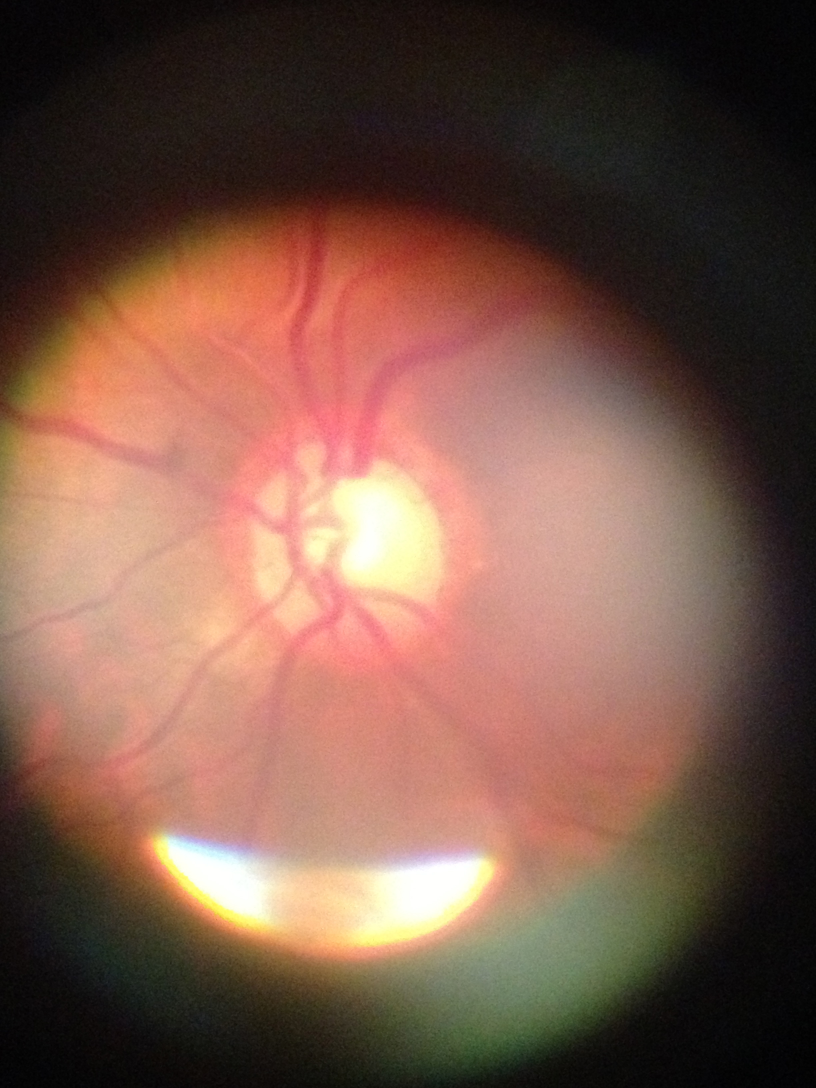
#> input picture tests/im3_1.jpg, 2448 x 3264 px (shown at 1/3 size)
$ python Ex_histogram_equalization2.py   (older library calls are emulated)
#> lines starting #> are read from the running program, lines starting #| are printed output that depends on the picture

# http://opencv-python-tutroals.readthedocs.org/en/latest/py_tutorials/py_imgproc/py_histograms/py_histogram_equalization/py_histogram_equalization.html
# http://opencvpython.blogspot.com.co/2013/03/histograms-2-histogram-equalization.html
# http://stackoverflow.com/a/31493356/5288758
import numpy as np

def hist_norm(x, bin_edges, quantiles, inplace=False):
    """
    Linearly transforms the histogram of an image such that the pixel values
    specified in `bin_edges` are mapped to the corresponding set of `quantiles`

    Arguments:
    -----------
        x: np.ndarray
            Input image; the histogram is computed over the flattened array
        bin_edges: array-like
            Pixel values; must be monotonically increasing
        quantiles: array-like
            Corresponding quantiles between 0 and 1. Must have same length as
            bin_edges, and must be monotonically increasing
        inplace: bool
            If True, x is modified in place (faster/more memory-efficient)

    Returns:
    -----------
        x_normed: np.ndarray
            The normalized array
    """

    bin_edges = np.atleast_1d(bin_edges)
    quantiles = np.atleast_1d(quantiles)

    if bin_edges.shape[0] != quantiles.shape[0]:
        raise ValueError('# bin edges does not match number of quantiles')

    if not inplace:
        x = x.copy()
    oldshape = x.shape
    pix = x.ravel()

    # get the set of unique pixel values, the corresponding indices for each
    # unique value, and the counts for each unique value
    pix_vals, bin_idx, counts = np.unique(pix, return_inverse=True,
                                          return_counts=True)

    # take the cumsum of the counts and normalize by the number of pixels to
    # get the empirical cumulative distribution function (which maps pixel
    # values to quantiles)
    ecdf = np.cumsum(counts).astype(np.float64)
    ecdf /= ecdf[-1]

    # get the current pixel value corresponding to each quantile
    curr_edges = pix_vals[ecdf.searchsorted(quantiles)]

    # how much do we need to add/subtract to map the current values to the
    # desired values for each quantile?
    diff = bin_edges - curr_edges

    # interpolate linearly across the bin edges to get the delta for each pixel
    # value within each bin
    pix_delta = np.interp(pix_vals, curr_edges, diff)

    # add these deltas to the corresponding pixel values
    pix = pix+pix_delta[bin_idx]

    return pix.reshape(oldshape)

from scipy.misc import lena
import cv2

bin_edges = 0, 55, 200, 255
quantiles = 0, 0.2, 0.5, 1.0

fn1 = r'im5_1.jpg'
fn1 = r'im1_1.jpg'
fn1 = r'im3_1.jpg'
# read image
#img = lena()
img = cv2.resize(cv2.imread(fn1,0),(300,300)) # resize image
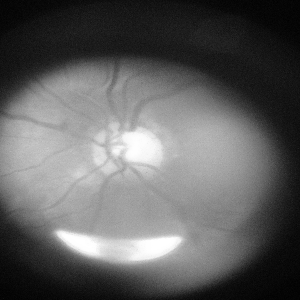
#> img: shape (300, 300); min 0, max 255, mean 95.7
normed = hist_norm(img, bin_edges, quantiles)
#> in hist_norm, `pix_vals, bin_idx, counts = np.unique(pix, return_inverse=True, return..`: pix_vals = 256 values from 0 to 255; counts = 256 values, max 1612 at index 25, min 1 at index 0, mean 351.6
#> in hist_norm, `ecdf = np.cumsum(counts).astype(np.float64)`: ecdf = 256 values from 1 to 90000
#> in hist_norm, `ecdf /= ecdf[-1]`: ecdf = 256 values from 1.11e-05 to 1
#> in hist_norm, `curr_edges = pix_vals[ecdf.searchsorted(quantiles)]`: curr_edges = [0, 22, 94, 255]
#> in hist_norm, `diff = bin_edges - curr_edges`: diff = [0, 33, 106, 0]
#> in hist_norm, `pix_delta = np.interp(pix_vals, curr_edges, diff)`: pix_delta = 256 values, max 106 at index 94, min 0 at index 0, mean 54.3
#> in hist_norm, `return pix.reshape(oldshape)`:
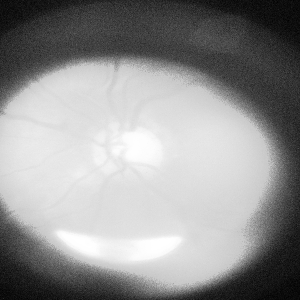
#> returned value: shape (300, 300) float64; min 0, max 255, mean 146.9


from matplotlib import pyplot as plt

def ecdf(x):
    vals, counts = np.unique(x, return_counts=True)
    ecdf = np.cumsum(counts).astype(np.float64)
    ecdf /= ecdf[-1]
    return vals, ecdf

x1, y1 = ecdf(img.ravel())
#> in ecdf, `vals, counts = np.unique(x, return_counts=True)`: vals = 256 values from 0 to 255
#> in ecdf, `ecdf = np.cumsum(counts).astype(np.float64)`: ecdf = 256 values from 1 to 90000
#> in ecdf, `ecdf /= ecdf[-1]`: ecdf = 256 values from 1.11e-05 to 1
#> x1 = 256 values from 0 to 255; y1 = 256 values from 1.11e-05 to 1
x2, y2 = ecdf(normed.ravel())
#> x2 = 256 values from 0 to 255; y2 = 256 values from 1.11e-05 to 1

fig = plt.figure()
gs = plt.GridSpec(2, 2)
ax1 = fig.add_subplot(gs[0, 0])
ax2 = fig.add_subplot(gs[0, 1], sharex=ax1, sharey=ax1)
ax3 = fig.add_subplot(gs[1, :])
for aa in (ax1, ax2):
    aa.set_axis_off()

ax1.imshow(img, cmap=plt.cm.gray)
ax1.set_title('Original')
ax2.imshow(normed, cmap=plt.cm.gray)
ax2.set_title('Normalised')

ax3.plot(x1, y1 * 100, lw=2, label='Original')
ax3.plot(x2, y2 * 100, lw=2, label='Normalised')
for xx in bin_edges:
    ax3.axvline(xx, ls='--', c='k')
for yy in quantiles:
    ax3.axhline(yy * 100., ls='--', c='k')
ax3.set_xlim(bin_edges[0], bin_edges[-1])
ax3.set_xlabel('Pixel value')
ax3.set_ylabel('Cumulative %')
ax3.legend(loc=2)

plt.show()
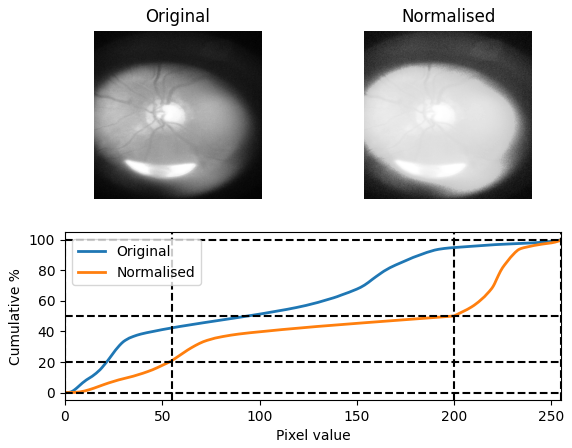
#> figure drawn by matplotlib, 3 panels; panel 3: curve peaks at x = 255, y = 100; panel 3: curve peaks at x = 255, y = 100

$ run again, with tests/im1_2.jpg copied over tests/im3_1.jpg
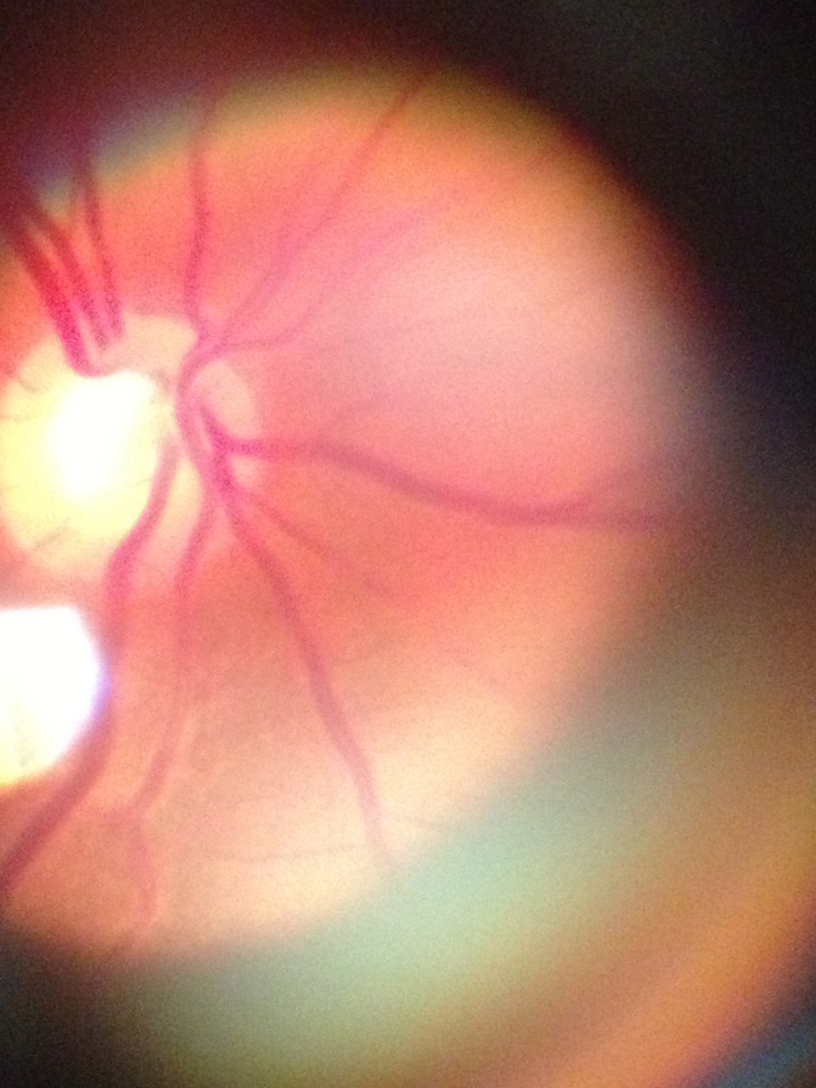
#> input picture tests/im1_2.jpg, 2448 x 3264 px (shown at 1/3 size)
#> in hist_norm, `pix_vals, bin_idx, counts = np.unique(pix, return_inverse=True, return..`: pix_vals = 246 values from 9 to 255; counts = 246 values, max 1064 at index 245, min 1 at index 0, mean 365.9
#> in hist_norm, `ecdf = np.cumsum(counts).astype(np.float64)`: ecdf = 246 values from 1 to 90000
#> in hist_norm, `ecdf /= ecdf[-1]`: ecdf = 246 values from 1.11e-05 to 1
#> curr_edges = [9, 78, 158, 255]
#> diff = [-9, -23, 42, 0]
#> pix_delta = 246 values, max 42 at index 148, min -23 at index 68, mean 6.9
#> in hist_norm, `return pix.reshape(oldshape)`:
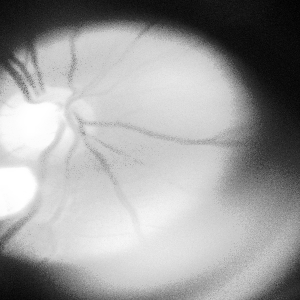
#> returned value: shape (300, 300) float64; min 0, max 255, mean 159
#> in ecdf, `vals, counts = np.unique(x, return_counts=True)`: vals = 246 values from 9 to 255
#> in ecdf, `ecdf = np.cumsum(counts).astype(np.float64)`: ecdf = 246 values from 1 to 90000
#> in ecdf, `ecdf /= ecdf[-1]`: ecdf = 246 values from 1.11e-05 to 1
#> x1 = 246 values from 9 to 255; y1 = 246 values from 1.11e-05 to 1
#> x2 = 246 values from 0 to 255; y2 = 246 values from 1.11e-05 to 1
#> `plt.show()`:
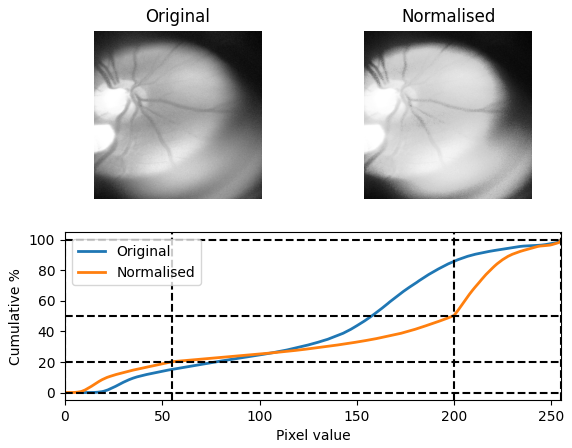
#> figure drawn by matplotlib, 3 panels; panel 3: curve peaks at x = 255, y = 100; panel 3: curve peaks at x = 255, y = 100

$ run again, with tests/im4_1.jpg copied over tests/im3_1.jpg
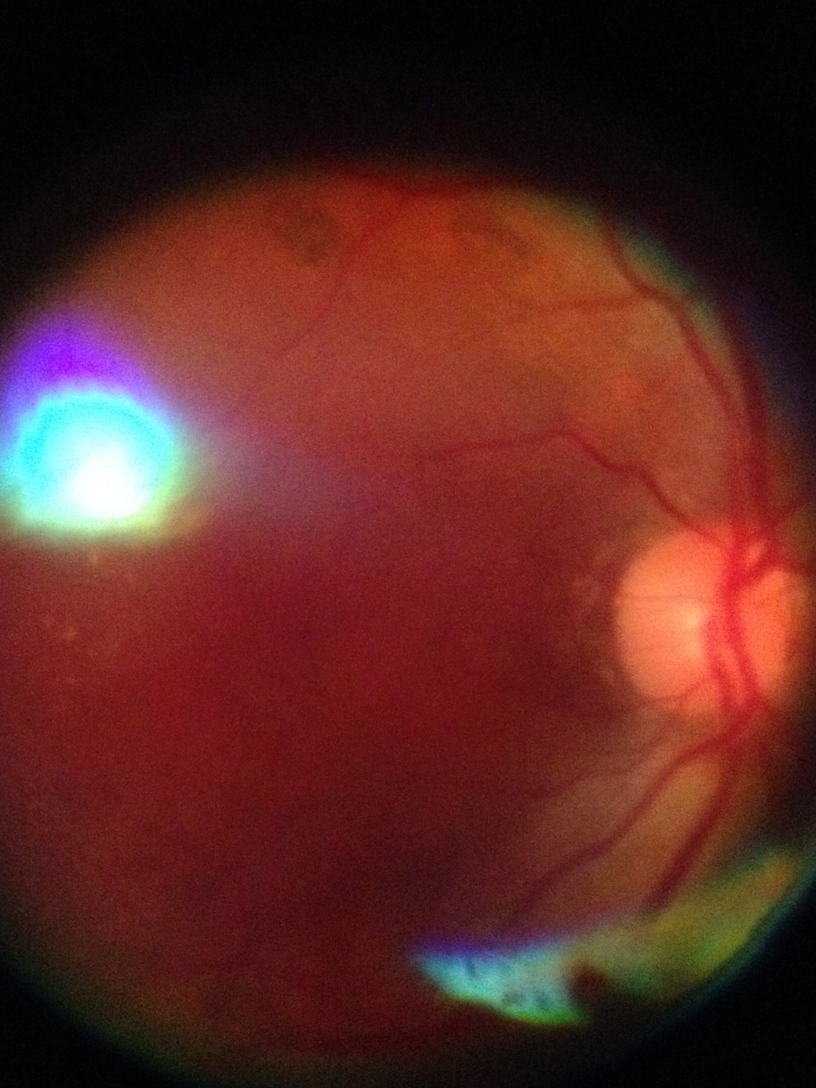
#> input picture tests/im4_1.jpg, 2448 x 3264 px (shown at 1/3 size)
#> in hist_norm, `pix_vals, bin_idx, counts = np.unique(pix, return_inverse=True, return..`: pix_vals = 256 values from 0 to 255; counts = 256 values, max 3149 at index 3, min 14 at index 189, mean 351.6
#> in hist_norm, `ecdf = np.cumsum(counts).astype(np.float64)`: ecdf = 256 values from 156 to 90000
#> in hist_norm, `ecdf /= ecdf[-1]`: ecdf = 256 values from 0.00173 to 1
#> curr_edges = [0, 11, 50, 255]
#> diff = [0, 44, 150, 0]
#> pix_delta = 256 values, max 150 at index 50, min 0 at index 0, mean 75.78
#> in hist_norm, `return pix.reshape(oldshape)`:
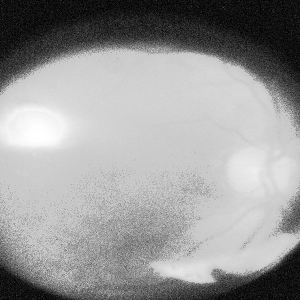
#> returned value: shape (300, 300) float64; min 0, max 255, mean 153
#> in ecdf, `vals, counts = np.unique(x, return_counts=True)`: vals = 256 values from 0 to 255
#> in ecdf, `ecdf = np.cumsum(counts).astype(np.float64)`: ecdf = 256 values from 156 to 90000
#> in ecdf, `ecdf /= ecdf[-1]`: ecdf = 256 values from 0.00173 to 1
#> x1 = 256 values from 0 to 255; y1 = 256 values from 0.00173 to 1
#> x2 = 256 values from 0 to 255; y2 = 256 values from 0.00173 to 1
#> `plt.show()`:
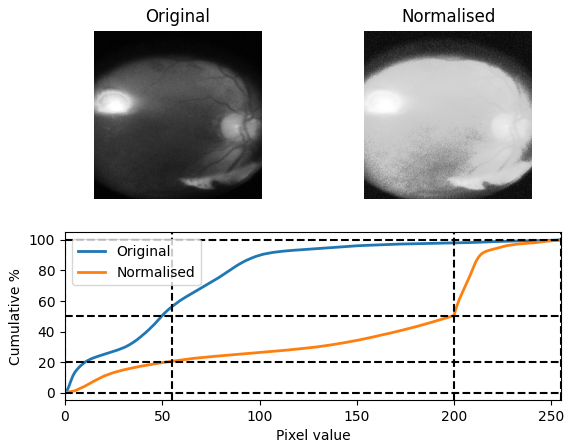
#> figure drawn by matplotlib, 3 panels; panel 3: curve peaks at x = 255, y = 100; panel 3: curve peaks at x = 255, y = 100
